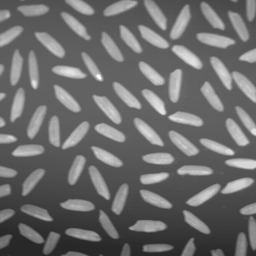
#> input picture Modul Praktik 2/rice.tif, 256 x 256 px, found by its file name
$ python 'atur brightness citra.py'
#> lines starting #> are read from the running program, lines starting #| are printed output that depends on the picture
import cv2
from matplotlib import pyplot as plt
import numpy as np

img = cv2.imread(r'D:\INSTRUMENTASI CITRA DIGITAL\Kuliah_citra_29_4_24\Modul Praktik 2\rice.tif')
#> img is the input picture: shape (256, 256, 3); min 40, max 255, mean 108.7

#Mengatur Kecerahan Citra
faktor_kecerahan = 50
citra_hasil = np.clip(img.astype(np.int32) + faktor_kecerahan, 0, 255) .astype(np.uint8)
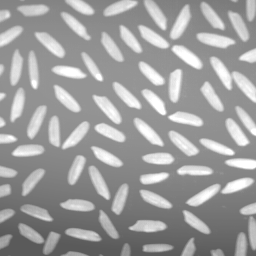
#> citra_hasil: shape (256, 256, 3); min 90, max 255, mean 158.6

#mengatur kontras citra
contrast_factor = 1.5
hasil_kontras = np.clip(img.astype(np.float32) * contrast_factor, 0, 255) .astype(np.uint8)
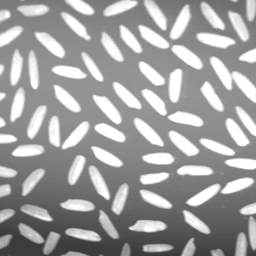
#> hasil_kontras: shape (256, 256, 3); min 60, max 255, mean 159.6

#tampilkan citra asli
plt.subplot(2, 2, 1)
plt.imshow(img, cmap='gray')
plt.title('Citra Asli')
plt.xticks([]), plt.yticks([])

#tampilkan histogram citra asli
plt.subplot(2, 2, 2)
plt.hist(img.ravel (), 256, [0, 256])
plt.title('Histogram Citra Asli')
plt.xlim(0, 256)

#tampilkan citra yang tercerahkan
plt.subplot(2, 2, 3)
plt.imshow(hasil_kontras, cmap='gray')
plt.title('Citra Hasil Kontras')
plt.xticks([]), plt.yticks([])

#tampilkan histogram citra yang tercerahkan
plt.subplot(2, 2, 4)
plt.hist(hasil_kontras.ravel (), 256, [0, 256])
plt.title('Histogram Citra Hasil Kontras')
plt.xlim(0, 256)

plt.show()
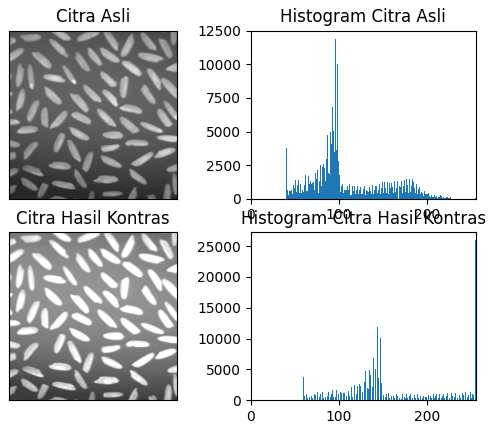
#> figure drawn by matplotlib, 4 panels; panel 2: tallest bar 11928 high, from x = 96 to 97; panel 4: tallest bar 25947 high, from x = 255 to 256

$ run again, with Modul Praktik 2/flowers.tif copied over Modul Praktik 2/rice.tif
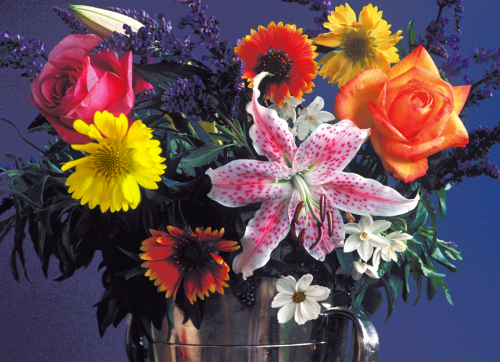
#> input picture Modul Praktik 2/flowers.tif, 500 x 362 px, found by its file name
#> img is the input picture: shape (362, 500, 3); mean B, G, R 83.7, 76.9, 99.9
#> `hasil_kontras = np.clip(img.astype(np.float32) * contrast_factor, 0, 2..`:
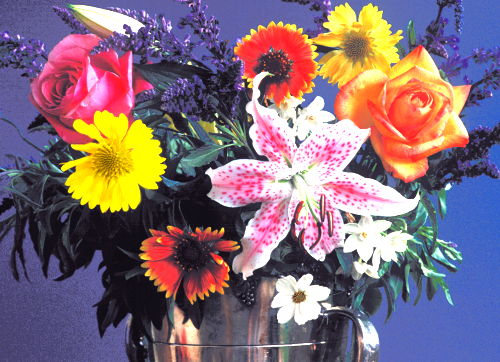
#> hasil_kontras: shape (362, 500, 3); mean B, G, R 121.5, 109.5, 131.8
#> `plt.show()`:
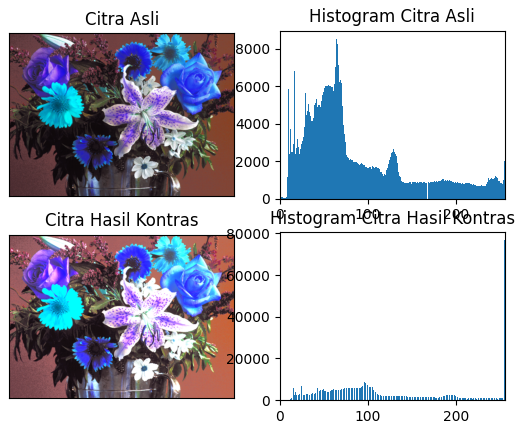
#> figure drawn by matplotlib, 4 panels; B, G, R data is drawn as R, G, B; panel 2: tallest bar 8547 high, from x = 64 to 65; panel 4: tallest bar 76722 high, from x = 255 to 256
